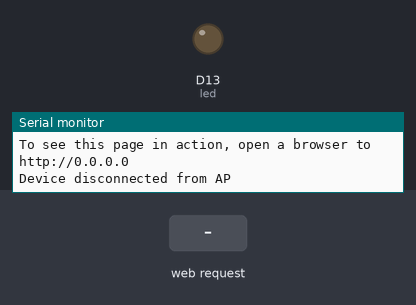
This sketch was run on a simulated Arduino Nano RP2040 Connect. Shown: output pins drawn as LEDs (lit = HIGH), the last lines printed to the serial monitor. The test bench sets the inputs (shaded band).

Above: at 2.2 s.
2.3 s: HTTP request GET /H received
At 3.3 s:
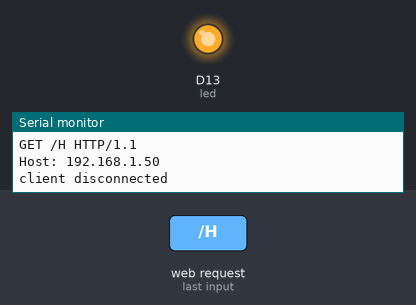
3.8 s: HTTP request GET /L received
At 4.5 s:
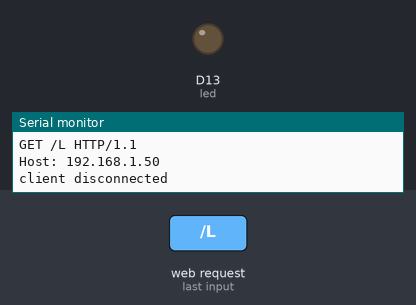
Timing chart, 0 to 6.8 s (numbered marks = the images above; inputs shaded):
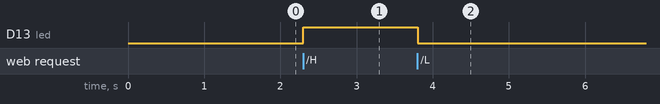

Measured:
- after the input at 2.3 s, D13 (led): LOW → HIGH at once
- after the input at 3.8 s, D13 (led): HIGH → LOW at once

The sketch:

AccessPpoint_LEDControl.ino
```cpp
/*
  WiFi Web Server LED Blink

  A simple web server that lets you blink an LED via the web.
  This sketch will create a new access point (with no password).
  It will then launch a new server and print out the IP address
  to the Serial Monitor. From there, you can open that address in a web browser
  to turn on and off the LED on pin 13.

  If the IP address of your board is yourAddress:
    http://yourAddress/H turns the LED on
    http://yourAddress/L turns it off

  created 25 Nov 2012
  by Tom Igoe
  adapted to WiFi AP by Adafruit
 */

#include <SPI.h>
#include <WiFiNINA.h>
#include "arduino_secrets.h"
///////please enter your sensitive data in the Secret tab/arduino_secrets.h
char ssid[] = SECRET_SSID;        // your network SSID (name)
char pass[] = SECRET_PASS;    // your network password (use for WPA, or use as key for WEP)
int keyIndex = 0;                // your network key index number (needed only for WEP)

int led =  LED_BUILTIN;
int status = WL_IDLE_STATUS;
WiFiServer server(80);

void setup() {
  //Initialize serial and wait for port to open:
  Serial.begin(9600);
  while (!Serial) {
    ; // wait for serial port to connect. Needed for native USB port only
  }

  Serial.println("Access Point Web Server");

  pinMode(led, OUTPUT);      // set the LED pin mode

  // check for the WiFi module:
  if (WiFi.status() == WL_NO_MODULE) {
    Serial.println("Communication with WiFi module failed!");
    // don't continue
    while (true);
  }

  String fv = WiFi.firmwareVersion();
  if (fv < WIFI_FIRMWARE_LATEST_VERSION) {
    Serial.println("Please upgrade the firmware");
  }

  // by default the local IP address will be 192.168.4.1
  // you can override it with the following:
  // WiFi.config(IPAddress(10, 0, 0, 1));

  // print the network name (SSID);
  Serial.print("Creating access point named: ");
  Serial.println(ssid);

  // Create open network. Change this line if you want to create an WEP network:
  status = WiFi.beginAP(ssid, pass);
  if (status != WL_AP_LISTENING) {
    Serial.println("Creating access point failed");
    // don't continue
    while (true);
  }

  // wait 1 seconds for connection:
  delay(1000);

  // start the web server on port 80
  server.begin();

  // you're connected now, so print out the status
  printWiFiStatus();
}


void loop() {
  // compare the previous status to the current status
  if (status != WiFi.status()) {
    // it has changed update the variable
    status = WiFi.status();

    if (status == WL_AP_CONNECTED) {
      // a device has connected to the AP
      Serial.println("Device connected to AP");
    } else {
      // a device has disconnected from the AP, and we are back in listening mode
      Serial.println("Device disconnected from AP");
    }
  }

  WiFiClient client = server.available();   // listen for incoming clients

  if (client) {                             // if you get a client,
    Serial.println("new client");           // print a message out the serial port
    String currentLine = "";                // make a String to hold incoming data from the client
    while (client.connected()) {            // loop while the client's connected
      delayMicroseconds(10);                // This is required for the Arduino Nano RP2040 Connect - otherwise it will loop so fast that SPI will never be served.
      if (client.available()) {             // if there's bytes to read from the client,
        char c = client.read();             // read a byte, then
        Serial.write(c);                    // print it out the serial monitor
        if (c == '\n') {                    // if the byte is a newline character

          // if the current line is blank, you got two newline characters in a row.
          // that's the end of the client HTTP request, so send a response:
          if (currentLine.length() == 0) {
            // HTTP headers always start with a response code (e.g. HTTP/1.1 200 OK)
            // and a content-type so the client knows what's coming, then a blank line:
            client.println("HTTP/1.1 200 OK");
            client.println("Content-type:text/html");
            client.println();

            // the content of the HTTP response follows the header:
            client.print("Click <a href=\"/H\">here</a> turn the LED on<br>");
            client.print("Click <a href=\"/L\">here</a> turn the LED off<br>");

            // The HTTP response ends with another blank line:
            client.println();
            // break out of the while loop:
            break;
          }
          else {      // if you got a newline, then clear currentLine:
            currentLine = "";
          }
        }
        else if (c != '\r') {    // if you got anything else but a carriage return character,
          currentLine += c;      // add it to the end of the currentLine
        }

        // Check to see if the client request was "GET /H" or "GET /L":
        if (currentLine.endsWith("GET /H")) {
          digitalWrite(led, HIGH);               // GET /H turns the LED on
        }
        if (currentLine.endsWith("GET /L")) {
          digitalWrite(led, LOW);                // GET /L turns the LED off
        }
      }
    }
    // close the connection:
    client.stop();
    Serial.println("client disconnected");
  }
}

void printWiFiStatus() {
  // print the SSID of the network you're attached to:
  Serial.print("SSID: ");
  Serial.println(WiFi.SSID());

  // print your WiFi shield's IP address:
  IPAddress ip = WiFi.localIP();
  Serial.print("IP Address: ");
  Serial.println(ip);

  // print where to go in a browser:
  Serial.print("To see this page in action, open a browser to http://");
  Serial.println(ip);

}
```

arduino_secrets.h
```cpp
// Both SSID and password must be 8 characters or longer
#define SECRET_SSID "CEC325Demo"
#define SECRET_PASS "12345678"
```
